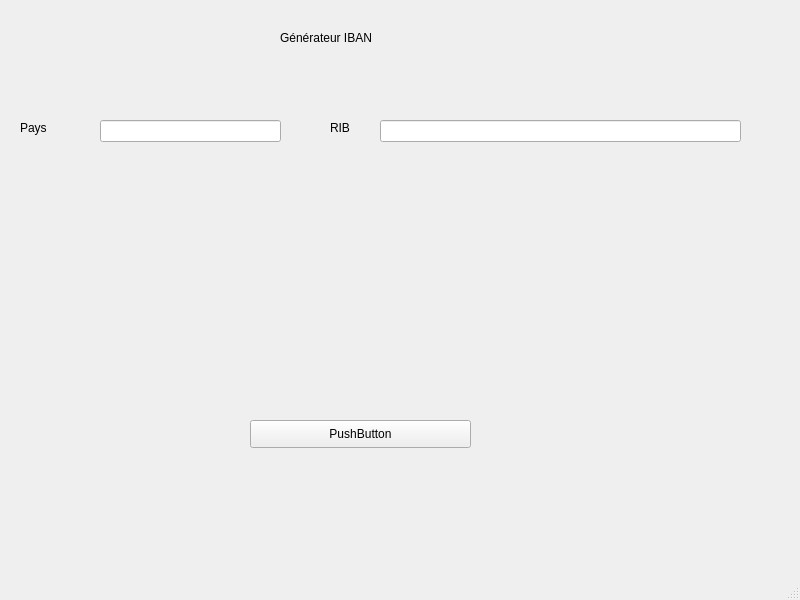
<?xml version="1.0" encoding="UTF-8"?>
<ui version="4.0">
 <class>MainWindow</class>
 <widget class="QMainWindow" name="MainWindow">
  <property name="geometry">
   <rect>
    <x>0</x>
    <y>0</y>
    <width>800</width>
    <height>600</height>
   </rect>
  </property>
  <property name="windowTitle">
   <string>MainWindow</string>
  </property>
  <widget class="QWidget" name="centralwidget">
   <widget class="QLabel" name="label">
    <property name="geometry">
     <rect>
      <x>280</x>
      <y>30</y>
      <width>191</width>
      <height>16</height>
     </rect>
    </property>
    <property name="text">
     <string>Générateur IBAN</string>
    </property>
   </widget>
   <widget class="QLabel" name="label_2">
    <property name="geometry">
     <rect>
      <x>20</x>
      <y>120</y>
      <width>55</width>
      <height>16</height>
     </rect>
    </property>
    <property name="text">
     <string>Pays</string>
    </property>
   </widget>
   <widget class="QPushButton" name="c">
    <property name="geometry">
     <rect>
      <x>250</x>
      <y>420</y>
      <width>221</width>
      <height>28</height>
     </rect>
    </property>
    <property name="text">
     <string>PushButton</string>
    </property>
   </widget>
   <widget class="QLineEdit" name="a">
    <property name="geometry">
     <rect>
      <x>100</x>
      <y>120</y>
      <width>181</width>
      <height>22</height>
     </rect>
    </property>
   </widget>
   <widget class="QLabel" name="b">
    <property name="geometry">
     <rect>
      <x>200</x>
      <y>270</y>
      <width>331</width>
      <height>71</height>
     </rect>
    </property>
    <property name="text">
     <string/>
    </property>
   </widget>
   <widget class="QLabel" name="label_3">
    <property name="geometry">
     <rect>
      <x>330</x>
      <y>120</y>
      <width>55</width>
      <height>16</height>
     </rect>
    </property>
    <property name="text">
     <string>RIB</string>
    </property>
   </widget>
   <widget class="QLineEdit" name="a_2">
    <property name="geometry">
     <rect>
      <x>380</x>
      <y>120</y>
      <width>361</width>
      <height>22</height>
     </rect>
    </property>
   </widget>
  </widget>
  <widget class="QMenuBar" name="menubar">
   <property name="geometry">
    <rect>
     <x>0</x>
     <y>0</y>
     <width>800</width>
     <height>26</height>
    </rect>
   </property>
  </widget>
  <widget class="QStatusBar" name="statusbar"/>
 </widget>
 <resources/>
 <connections/>
</ui>
